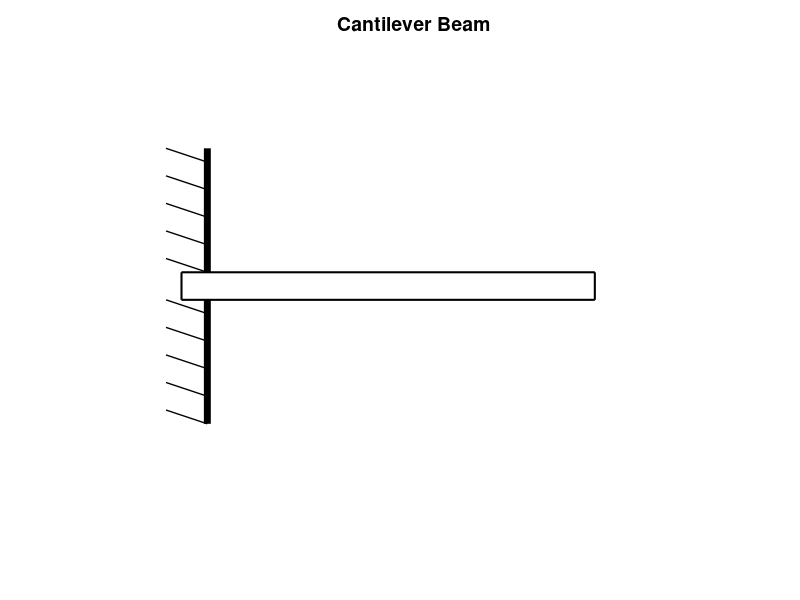

MATLAB code to generate this figure: (Note: this script raises an error after producing the figure.)
%Generates image for level 2 cantilever beam problems
%Created by Stecia-Marie Fletcher for the continuation of the project ,'Intoducing e-learning
%environments to the Biomedical Engineering Programme', supervised by Dr. Pilar 
%Garcia Souto for the purposes of the module, Mechanics and Materials
%UCL Department: Medical Physics and Bioengineering
%Date: 17/09/14
%version 1.0

l=randi([10,20]);
L=l*10;

%Plotting the beam

x1=0;
x2=L+L/15;

%Ploting a vertical line

a=plot([L/15,L/15],[-1,-0.1],'Color','black','linewidth',5);

hold on

plot([L/15,L/15],[1,0.1],'Color','black','linewidth',5);

%Plotting a beam

rectangle('Position',[x1,-0.1,x2,0.2],'LineWidth',1.5);

%Axis restrictions and title

axis([-L/5 x2+L/3 -1.8 1.75]);

title('Cantilever Beam','FontSize',14, 'FontWeight','bold');

axis off

%Plotting the sloped lines indicating the rigidity of the vertical wall (in
%keeping with cantilever beams in notes)

for c=0.2:0.2:1
    plot([-L/25,L/15],[c,c-0.1],'Color','black','linewidth',1);
end

for d=-0.9:0.2:-0.1
    plot([-L/25,L/15],[d,d-0.1],'Color','black','linewidth',1);
end

%Plotting and labelling the reaction forces

arrow([L/30,-1.3],[L/30,-0.15],'LineWidth',2) %vertical reaction force at boundary

text(L/15-3,-1.25,'Ry','Fontsize',14,'FontWeight','bold') %Label vertical reaction force at boundary

arrow([L/30,-1.4],[-L/5,-1.4],'LineWidth',2) %horizontal reaction force at boundary

text(L/15-15,-1.6,'Rx','Fontsize',14,'FontWeight','bold') %Label vertical reaction force at boundary

rectangle('Position',[-L/5,-0.15,L/8,0.3],'Curvature',[1,1],'LineWidth',1.5); %Moment circle

arrow([-L/9,-0.15],[-L/9 + 1,-0.15],'LineWidth',2) %Moment arrow

text(-L/6,0.3,'M','Fontsize',14,'FontWeight','bold') %Moment label

%Indicating the length of the beam on the plot

a1=L/15; %Starting point of measured beam
a2=L+L/15; %End point of measured beam
%Measured beam does not include beam length to the left of the barrier

a3=a1+(a1+a2)/2; %Midpoint of measured beam

plot([a2,a2],[-0.1,-1],'Linestyle','--','linewidth',2,'Color','black');

arrow([a3,-1],[a1,-1],'LineWidth',2); %Draws l.h.s. of arrow
arrow([a3,-1],[a2,-1],'LineWidth',2); %Draws r.h.s. of arrow

L_in_m=L/100; %length in meters

Length_label=strcat(num2str(L_in_m),'m');

a4=a1+(a1+a2)/3;

text(a4,-1.1,Length_label,'fontsize',14,'fontweight','bold');

%Indicating level

rectangle('Position',[L-5*L/20+5,1.5,L/20,0.1],'Curvature',[1,1],'LineWidth',1.5,'FaceColor','y');
rectangle('Position',[L-4*L/20+5,1.5,L/20,0.1],'Curvature',[1,1],'LineWidth',1.5,'FaceColor','y');
rectangle('Position',[L-3*L/20+5,1.5,L/20,0.1],'Curvature',[1,1],'LineWidth',1.5);
rectangle('Position',[L-2*L/20+5,1.5,L/20,0.1],'Curvature',[1,1],'LineWidth',1.5);
rectangle('Position',[L-L/20+5,1.5,L/20,0.1],'Curvature',[1,1],'LineWidth',1.5);

text(a3-5,1.55,'Level 2','fontsize',14,'fontweight','bold'); %Level 2 label

%Showing x direction

arrow([0,-1.75],[L/5,-1.75],'linewidth',2);

text(L/5+L/40,-1.8,'x','Fontsize',14,'fontweight','bold');

%Indicating x=0 position

arrow([L/15,1.3],[L/15,1.05],'LineWidth',2) 

text(L/15-L/30,1.35,'x=0','Fontsize',12,'fontweight','bold');

%Plotting point load

p=randi([4,l-1]);
P=p*10;
Position=a1+P;
arrow([Position,0.75],[Position,0.1],'LineWidth',3)

%Weight

w=randi([10,20]);
W=w*10;
Weight_label=strcat(num2str(W),'N');

text(Position-L/30,0.85,Weight_label,'fontsize',14,'fontweight','bold') %labelling weight of the pont load

%Indicating distance of point load from position x=0

b1=a1; %Starting point of measured position
b2=Position; %End point of measured position

b3=b1+(b1+b2)/2; %Midpoint 

arrow([b3,-0.2],[b1,-0.2],'LineWidth',2); %Draws l.h.s. of arrow
arrow([b3,-0.2],[b2,-0.2],'LineWidth',2); %Draws r.h.s. of arrow

P_in_m=P/100; %Position in m

Position_label=strcat(num2str(P_in_m),'m');

b4=b1+(b1+b2)/3;

text(b4,-0.3,Position_label,'fontsize',14,'fontweight','bold');

%Plotting angled point load

arrow([a2,0],[a2+L/5,-0.5],'LineWidth',3);

%Weight

w2=randi([10,20]);
W2=w2*10;
Weight_label_2=strcat(num2str(W2),'N');

text((a2+L/5)-L/30,-0.6,Weight_label_2,'fontsize',14,'fontweight','bold') %labelling weight of the load

%Indicating angle to the horizontal

plot([a2,a2+L/3],[0,0],'Linestyle','--','linewidth',2,'Color','black');

theta=randi([3,8]);
Theta=theta*10;

angle_label=strcat(num2str(Theta),'\circ');

text(a2+L/5,-0.2,angle_label,'fontsize',14,'fontweight','bold'); %labelling angle

%Plotting positions A, B, and C

text(a1+1,0.2,'A','fontsize',14,'fontweight','bold');
text(b2+4,0.2,'B','fontsize',14,'fontweight','bold');
text(a2,0.2,'C','fontsize',14,'fontweight','bold');

imgname=strcat('level2a','.jpg');

saveas(a,imgname);

hold off

%Plotting the equivalent free body diagram

%Plotting the beam

x1=0;
x2=L+L/15;

%Ploting a vertical line

b=plot([L/15,L/15],[-1,-0.1],'Color','black','linewidth',5);

hold on

plot([L/15,L/15],[1,0.1],'Color','black','linewidth',5);

%Plotting a beam

rectangle('Position',[x1,-0.1,x2,0.2],'LineWidth',1.5);

%Axis restrictions and title

axis([-L/5 x2+L/3 -1.8 1.75]);

title('Equivalent Free Body Diagram','FontSize',14, 'FontWeight','bold');

axis off

%Plotting the sloped lines indicating the rigidity of the vertical wall (in
%keeping with cantilever beams in notes)

for c=0.2:0.2:1
    plot([-L/25,L/15],[c,c-0.1],'Color','black','linewidth',1);
end

for d=-0.9:0.2:-0.1
    plot([-L/25,L/15],[d,d-0.1],'Color','black','linewidth',1);
end

%Plotting and labelling the reaction forces

arrow([L/30,-1.3],[L/30,-0.15],'LineWidth',2) %vertical reaction force at boundary

text(L/15-3,-1.25,'Ry','Fontsize',14,'FontWeight','bold') %Label vertical reaction force at boundary

arrow([L/30,-1.4],[-L/5,-1.4],'LineWidth',2) %horizontal reaction force at boundary

text(L/15-15,-1.6,'Rx','Fontsize',14,'FontWeight','bold') %Label vertical reaction force at boundary

rectangle('Position',[-L/5,-0.15,L/8,0.3],'Curvature',[1,1],'LineWidth',1.5); %Moment circle

arrow([-L/9,-0.15],[-L/9 + 1,-0.15],'LineWidth',2) %Moment arrow

text(-L/6,0.3,'M','Fontsize',14,'FontWeight','bold') %Moment label

%Indicating the length of the beam on the plot

a1=L/15; %Starting point of measured beam
a2=L+L/15; %End point of measured beam
%Measured beam does not include beam length to the left of the barrier

a3=a1+(a1+a2)/2; %Midpoint of measured beam

plot([a2,a2],[-0.1,-1],'Linestyle','--','linewidth',2,'Color','black');

arrow([a3,-1],[a1,-1],'LineWidth',2); %Draws l.h.s. of arrow
arrow([a3,-1],[a2,-1],'LineWidth',2); %Draws r.h.s. of arrow

L_in_m=L/100; %length in meters

Length_label=strcat(num2str(L_in_m),'m');

a4=a1+(a1+a2)/3;

text(a4,-1.1,Length_label,'fontsize',14,'fontweight','bold');


%Plotting point load

arrow([Position,0.75],[Position,0.1],'LineWidth',3)

%Weight

text(Position-L/30,0.85,Weight_label,'fontsize',14,'fontweight','bold') %labelling weight of the pont load

%Indicating distance of point load from position x=0

arrow([b3,-0.2],[b1,-0.2],'LineWidth',2); %Draws l.h.s. of arrow
arrow([b3,-0.2],[b2,-0.2],'LineWidth',2); %Draws r.h.s. of arrow

text(b4,-0.3,Position_label,'fontsize',14,'fontweight','bold');

%Plotting equivalent forces for angled loads

%Vertical component

arrow([a2,0.85],[a2,0.2],'LineWidth',3);

Vertical=W2*sin(Theta);

Vertical_abs=round(abs(Vertical));

Vertical_label=strcat(num2str(Vertical_abs),'N');

text(a2-L/30,0.95,Vertical_label,'fontsize',14,'fontweight','bold');

%Horizontal component

arrow([a2+5,0],[a2+L/5,0],'LineWidth',3);

Horizontal=W2*cos(Theta);

Horizontal_abs=round(abs(Horizontal));

Horizontal_label=strcat(num2str(Horizontal_abs),'N');

text(a2+L/5-L/30,-0.2,Horizontal_label,'fontsize',14,'fontweight','bold');

imgname2=strcat('level2b','.jpg');
saveas(b,imgname);

hold off

%Calculations

%Reaction Forces

W2x=Horizontal_abs;
W2y=Vertical_abs;

Ry=W+W2y;
Rx=W2x;

M=W*P_in_m+W2y*L_in_m;

%Consider only y axis from here onwards

%Shear force
SFA=Ry;
SFB=Ry-W;
SFC=0;

%Plotting the SFD

SF=plot([0,0],[0,SFA],'linewidth',3,'Color','red');

hold on

plot([0,P_in_m],[SFA,SFA],'linewidth',3,'Color','red');

plot([P_in_m,P_in_m],[SFA,SFB],'linewidth',3,'Color','red');

plot([P_in_m,L_in_m],[SFB,SFB],'linewidth',3,'Color','red');

plot([L_in_m,L_in_m],[SFB,SFC],'linewidth',3,'Color','red');

%Axes and titles

axis([0 L_in_m+0.1 0 Ry+Ry/5]);

title('Shear Force Diagram','FontSize',14, 'FontWeight','bold');

ylabel('Shear Force (N)','Fontsize',12,'FontWeight','bold');

xlabel('Displacement (m)','Fontsize',12,'FontWeight','bold');

shearforce=strcat('shearforce_level2','.jpg');

saveas(SF,shearforce);

hold off

%Bending Moment

BMA=-M;
BMB=-W2y*(L_in_m-P_in_m);
BMC=0;

%Plotting BMD

BM=plot([0,P_in_m],[BMA,BMB],'linewidth',3,'Color','red');

hold on

plot([P_in_m,L_in_m],[BMB,BMC],'linewidth',3,'Color','red');

%Axes and titles

axis([0 L_in_m+0.1 -M 0]);

title('Bending Moment Diagram','FontSize',14, 'FontWeight','bold');

ylabel('Bending Moment (N.m)','Fontsize',12,'FontWeight','bold');

xlabel('Displacement (m)','Fontsize',12,'FontWeight','bold');

bendingmoment=strcat('bendingmoment_level2','.jpg');

saveas(BM,bendingmoment);

hold off
